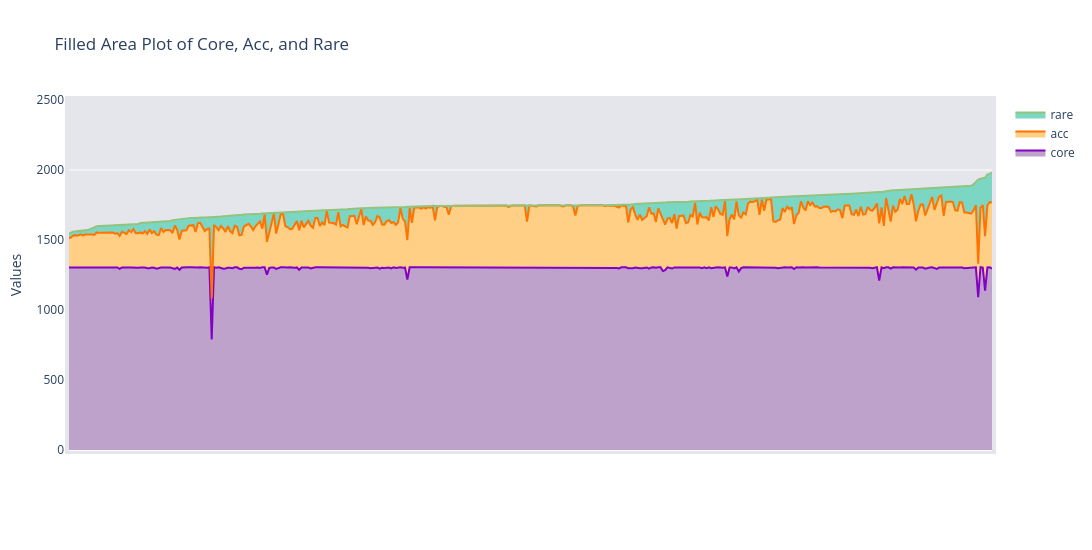

Notebook source saved alongside this figure:
### Code cell
import plotly.graph_objects as go

# Sort the DataFrame by 'rare'
df_sorted = df_car_dist_panta_cdhit.sort_values(by='sum')

# Create x as a sequence representing the ordered samples
x = list(range(len(df_sorted)))

# Create a new figure
fig = go.Figure()

# Add scatter traces with stackgroup for stacking areas
fig.add_trace(go.Scatter(
    x=x,
    y=df_sorted['core'],
    name='core',
    stackgroup='one',
    mode='lines',
    line=dict(color='#8300c4'),
    fillcolor='#bea2cc'
))
fig.add_trace(go.Scatter(
    x=x,
    y=df_sorted['acc'],
    name='acc',
    stackgroup='one',
    mode='lines',
    line=dict(color='#ff7400'),
    fillcolor='#ffcf86'
))
fig.add_trace(go.Scatter(
    x=x,
    y=df_sorted['rare'],
    name='rare',
    stackgroup='one',
    mode='lines',
    line=dict(color='#93c47d'),
    fillcolor='#7bd7c3'
))

# Update layout to match original specifications
fig.update_layout(
    title='Filled Area Plot of Core, Acc, and Rare',
    xaxis_title='Samples ordered by Rare',
    yaxis_title='Values',
    yaxis=dict(range=[0, 2500]), # changed to 1000
    autosize=False,
    width=1200,
    height=550,
    margin=dict(l=50, r=50, b=100, t=100, pad=4),
    paper_bgcolor='white',
    plot_bgcolor='#e5e6eb'
)

# Hide x-axis labels
fig.update_xaxes(visible=False)

# Show the plot
fig.show()

### Figure 1 — Plotly figure (JSON) as saved in the notebook; plotly's stock layout.template omitted (floating-point values rounded to 4 significant figures; data arrays with more than 128 entries replaced by an {"elided": "..."} marker saying what was removed)
{"data": [{"fillcolor": "#bea2cc", "line": {"color": "#8300c4"}, "mode": "lines", "name": "core", "stackgroup": "one", "type": "scatter", "x": {"elided": "402 int values"}, "y": {"elided": "402 int values"}}, {"fillcolor": "#ffcf86", "line": {"color": "#ff7400"}, "mode": "lines", "name": "acc", "stackgroup": "one", "type": "scatter", "x": {"elided": "402 int values"}, "y": {"elided": "402 int values"}}, {"fillcolor": "#7bd7c3", "line": {"color": "#93c47d"}, "mode": "lines", "name": "rare", "stackgroup": "one", "type": "scatter", "x": {"elided": "402 int values"}, "y": {"elided": "402 int values"}}], "layout": {"autosize": false, "height": 550, "margin": {"b": 100, "l": 50, "pad": 4, "r": 50, "t": 100}, "paper_bgcolor": "white", "plot_bgcolor": "#e5e6eb", "title": {"text": "Filled Area Plot of Core, Acc, and Rare"}, "width": 1200, "xaxis": {"title": {"text": "Samples ordered by Rare"}, "visible": false}, "yaxis": {"range": [0, 2500], "title": {"text": "Values"}}}}
